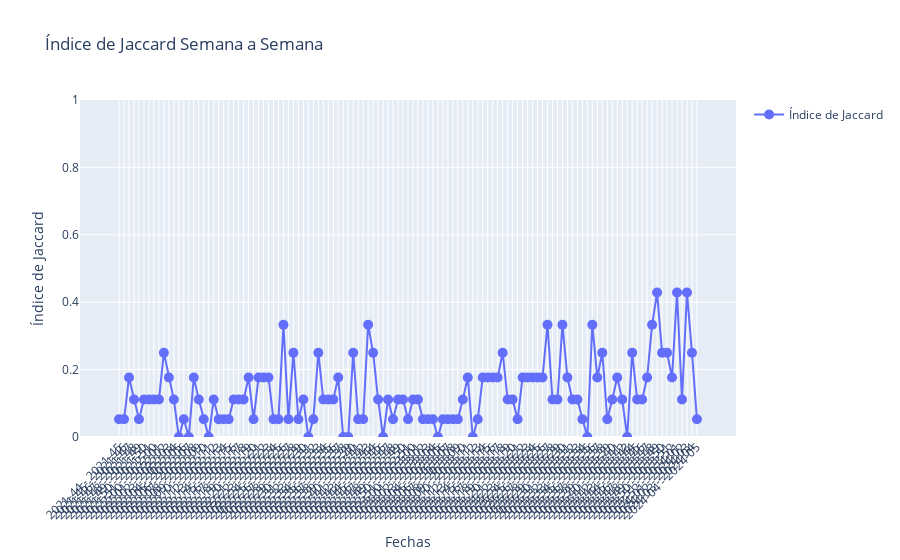

Notebook source saved alongside this figure:
### Code cell
# semana a semana
jaccard_indices_week = []
semanas = []

prev_week_words = None
prev_period = None

for period, data_tokenized in grouped_data_week.items():
    word_counts_current = Counter()
    for tokens in data_tokenized:
        if isinstance(tokens, str):  # Si los tokens son una cadena de texto
            words = tokens.split()  # Dividir la cadena en palabras
            word_counts_current.update(words)  # Actualizar el contador con las palabras
        elif isinstance(tokens, list):  # Si los tokens son una lista
            word_counts_current.update(tokens)  # Actualizar el contador directamente

    sorted_word_counts = dict(sorted(word_counts_current.items(), key=lambda item: item[1], reverse=True))
    idx_start = 10
    idx_finish = 20
    current_week_words = set(list(sorted_word_counts.keys())[idx_start:idx_finish])

    if prev_week_words is not None:
        jaccard_index = jaccard_similarity(prev_week_words, current_week_words)
        jaccard_indices_week.append(jaccard_index)
        semanas.append(f'{prev_period.strftime("%Y-%W")} - {period.strftime("%Y-%W")}')

    prev_week_words = current_week_words
    prev_period = period

# Graficar el índice de Jaccard semana a semana con Plotly
fig = go.Figure()

fig.add_trace(go.Scatter(
    x=semanas,
    y=jaccard_indices_week,
    mode='lines+markers',
    marker=dict(size=10),
    line=dict(width=2),
    name='Índice de Jaccard'
))

fig.update_layout(
    title='Índice de Jaccard Semana a Semana',
    xaxis_title='Fechas',
    yaxis_title='Índice de Jaccard',
    xaxis_tickangle=-45,
    xaxis_tickformat='%Y-%W',
    xaxis=dict(tickmode='array', tickvals=semanas),
    yaxis=dict(range=[0, 1]),
    showlegend=True
)

fig.show()
